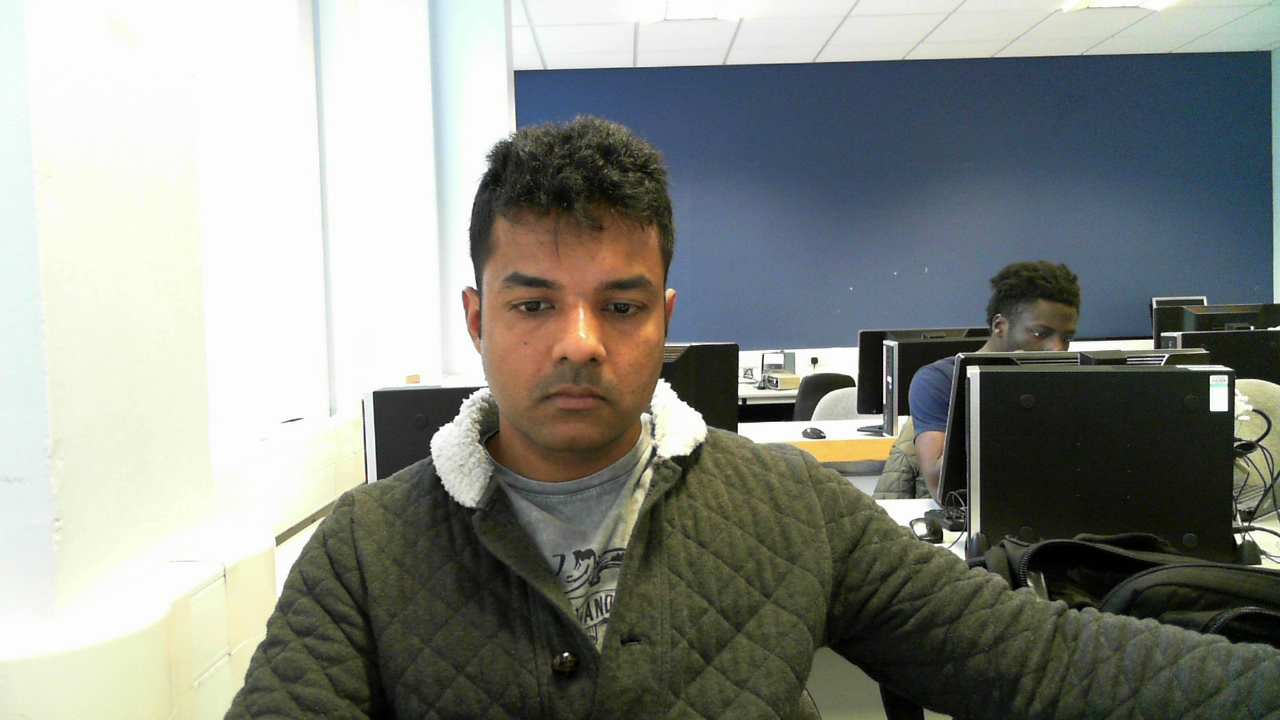
#> input picture vision for blind/Python/Me4.jpg, 1280 x 720 px
$ python -i NameFind.py   (imports and definitions only)   (Python 2 division)
#> lines starting #> are read from the running program, lines starting #| are printed output that depends on the picture; long printed decimals are rounded
#     ----------- FUNCTION TO READ THE FILE AND ADD THE NAMES AND IDs IN TO TUPLES

import cv2
import math
import  time

now_time = time.clock()

face = cv2.CascadeClassifier('Haar/haarcascade_frontalcatface.xml')
glass_cas = cv2.CascadeClassifier('Haar/haarcascade_eye_tree_eyeglasses.xml')

WHITE = [255, 255, 255]

def FileRead():
    Info = open("Names.txt", "r")                       # Open th text file in readmode
#> (reads vision for blind/Python/Names.txt from the repository)
    NAME = []                                           # The tuple to store Names
    while (True):                                       # Read all the lines in the file and store them in two tuples
        Line = Info.readline()
        if Line == '':
            break
        NAME.append (Line.split(",")[1].rstrip())

    return NAME                                     # Return the two tuples

Names = FileRead()                                 # Run the above Function to get the ID and Names Tuple

#     ------------------- FUNCTION TO FIND THE NAME  -----------------------------------------------------------


# [98 lines left out: functions ID2Name, AddName, DispID, draw_box, DispID2, DispID3, not called in this run]


def DrawBox(Image, x, y, w, h):
    cv2.rectangle(Image, (x, y), (x + w, y + h), (255, 255, 255), 1)     # Draw a rectangle arround the face

# ----------------------------- THIS FUNCTION TAKES IN SPEC CASCADE, FACE CASCADE AND AN IMAGE
# ------------------------- IT RETURNS A CROPPED FACE AND IF POSSIBLE STRAIGHTENS THE TILT OF THE HEAD


def DetectEyes(Image):
    Theta = 0
    rows, cols = Image.shape
    glass = glass_cas.detectMultiScale(Image)                                               # This ditects the eyes
    for (sx, sy, sw, sh) in glass:
        if glass.shape[0] == 2:                                                             # The Image should have 2 eyes
            if glass[1][0] > glass[0][0]:
                DY = ((glass[1][1] + glass[1][3] / 2) - (glass[0][1] + glass[0][3] / 2))    # Height diffrence between the glass
                DX = ((glass[1][0] + glass[1][2] / 2) - glass[0][0] + (glass[0][2] / 2))    # Width diffrance between the glass
            else:
                DY = (-(glass[1][1] + glass[1][3] / 2) + (glass[0][1] + glass[0][3] / 2))   # Height diffrence between the glass
                DX = (-(glass[1][0] + glass[1][2] / 2) + glass[0][0] + (glass[0][2] / 2))   # Width diffrance between the glass

            if (DX != 0.0) and (DY != 0.0):                                                 # Make sure the the change happens only if there is an angle
                Theta = math.degrees(math.atan(round(float(DY) / float(DX), 2)))            # Find the Angle
                print "Theta  " + str(Theta)

                M = cv2.getRotationMatrix2D((cols / 2, rows / 2), Theta, 1)                 # Find the Rotation Matrix
                Image = cv2.warpAffine(Image, M, (cols, rows))
                # cv2.imshow('ROTATED', Image)                                              # UNCOMMENT IF YOU WANT TO SEE THE

                Face2 = face.detectMultiScale(Image, 1.3, 5)                                # This detects a face in the image
                for (FaceX, FaceY, FaceWidth, FaceHeight) in Face2:
                    CroppedFace = Image[FaceY: FaceY + FaceHeight, FaceX: FaceX + FaceWidth]
                    return CroppedFace


def tell_time_passed():
    print 'TIME PASSED ' + str(round(((time.clock() - now_time)/60), 2)) + ' MINS'

>>> import cv2
>>> picture = cv2.imread('Me4.jpg', cv2.IMREAD_GRAYSCALE)
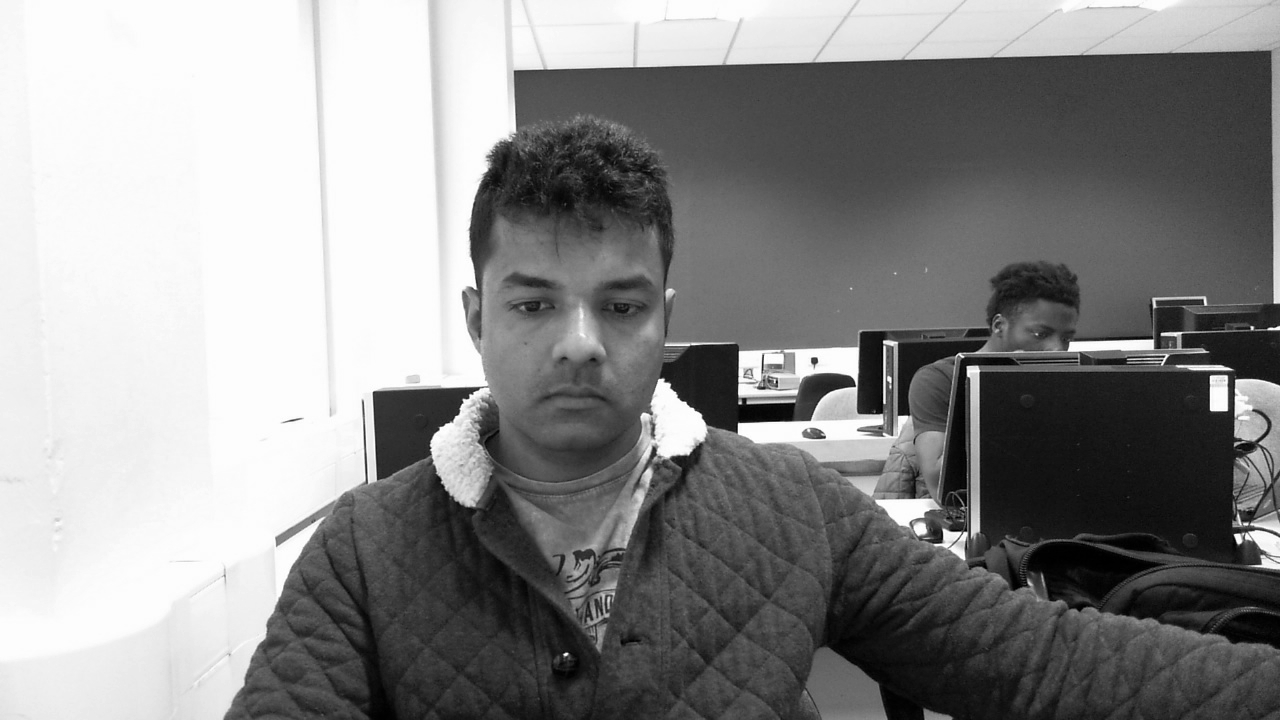
#> picture: shape (720, 1280); min 0, max 255, mean 138.2
>>> result = DetectEyes(picture)
#> in DetectEyes, `glass = glass_cas.detectMultiScale(Image)`: glass = [[509, 283, 47, 47], [598, 284, 49, 49]]
#> the loop in DetectEyes, `for (sx, sy, sw, sh) in glass:` made 1 pass
#> (sx, sy, sw, sh, DY, DX, Theta, M) on pass 1: (509, 283, 47, 47, 2, 136, 0.573, [[1, 0.01, -3.57], [-0.01, 1, 6.42]])
#| Theta  0.5729
#> pass 1, in DetectEyes, `Image = cv2.warpAffine(Image, M, (cols, rows))`:
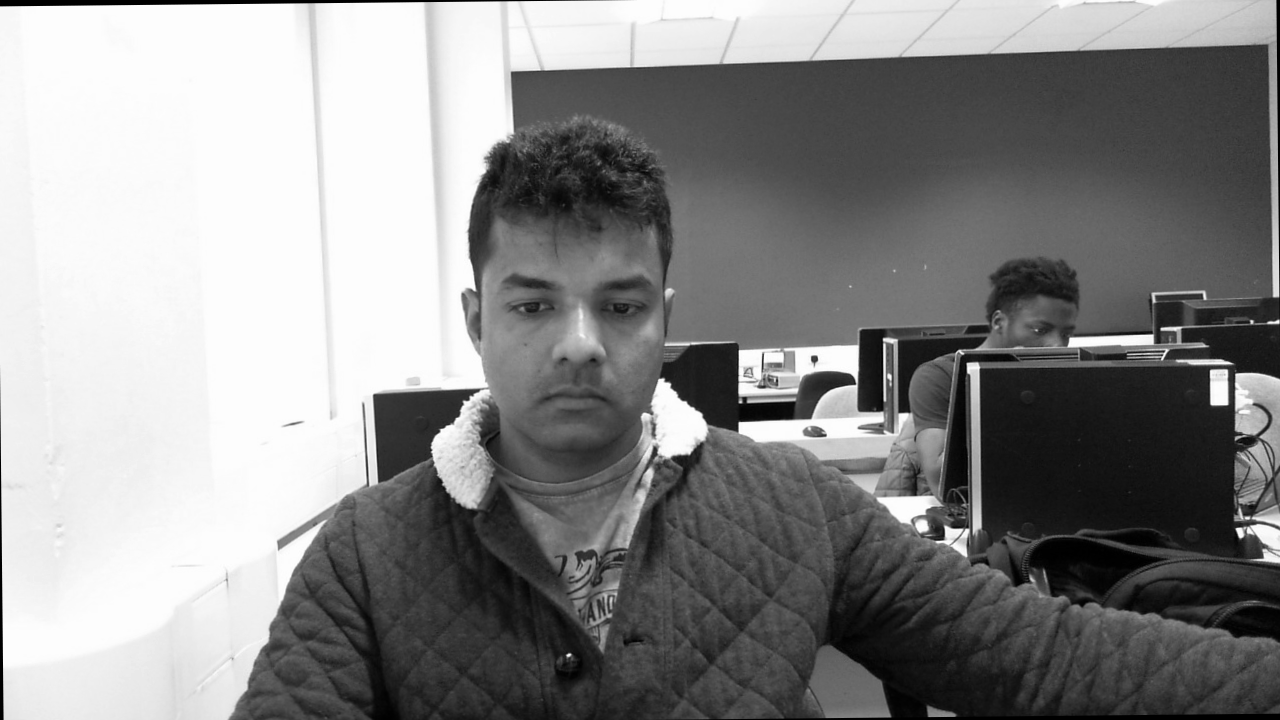
#> Image: shape (720, 1280); min 0, max 255, mean 137.1
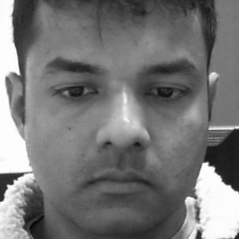
#> result: shape (239, 239); min 4, max 254, mean 117.6
